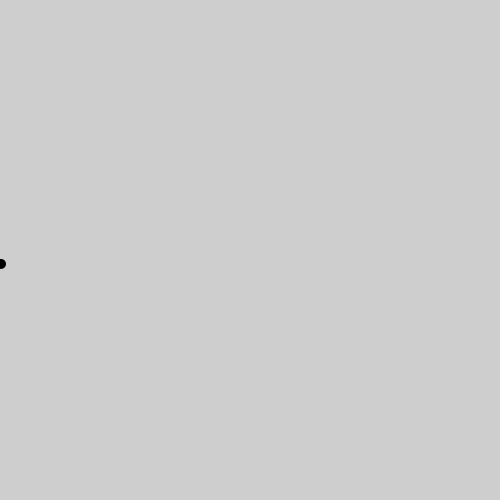
Frame 1 (no input)
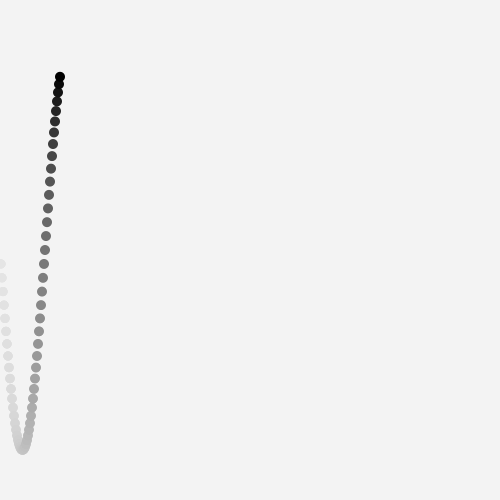
Frame 60 (the mouse pressed at the canvas centre just before this capture)
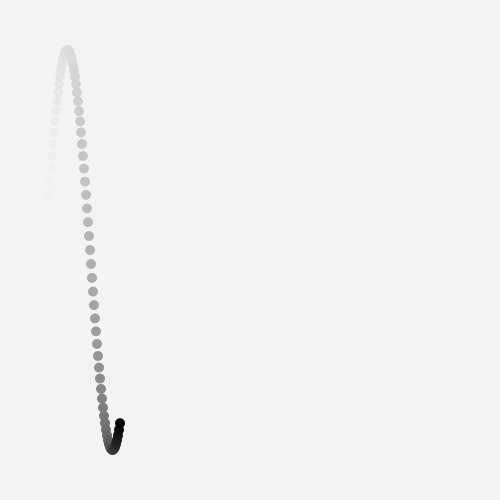
Frame 120 (the mouse held since frame 60 and released just before this capture)

The Processing sketch that drew these frames (run headless with seeded random() and noise(); from frame 60 on, the mouse is pressed at the canvas centre):

// Processing sketch: round8
// ── round8.pde
int angle=0;
float radius = 200;
void setup() {
  size(500,500);
    noStroke();
}

void draw() {
  fill(255,10);
  rect(0,0,width,height);
  angle += 1;
//  float x = width/2 + radius * cos(radians(angle*3));
  float y = height/2 + radius * sin(radians(angle*4));
  fill(0);
  ellipse(angle,y,10,10);
  if (angle>width) angle=0;
}
